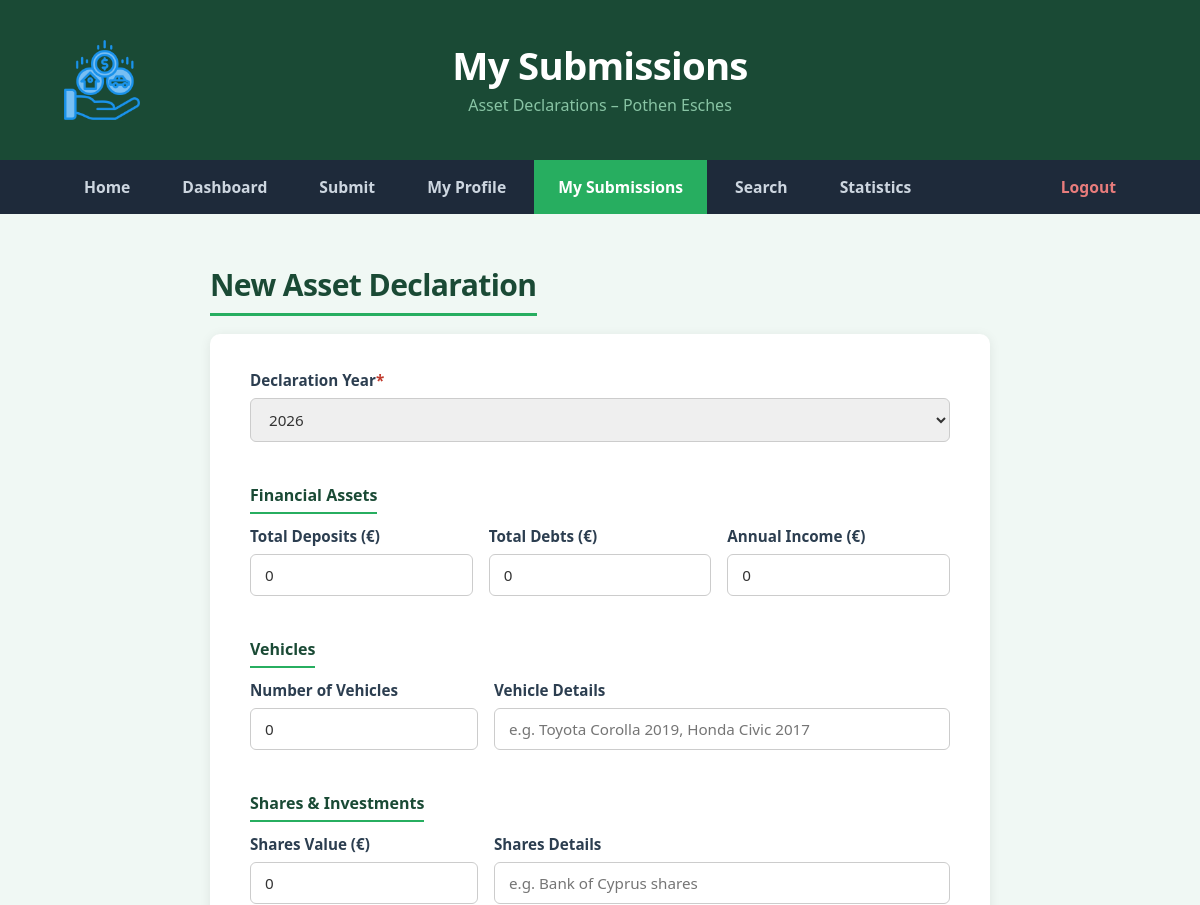
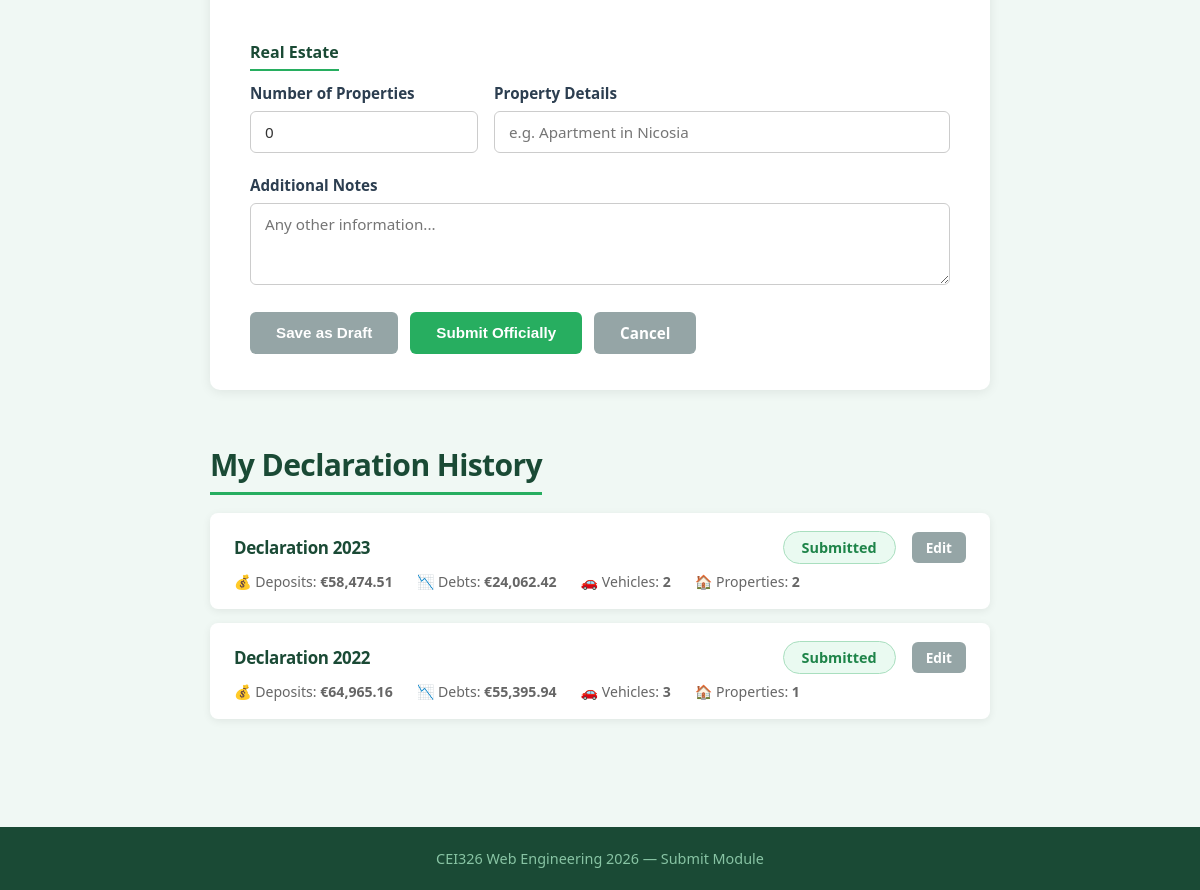
Screenshot of /modules/submit/my_submissions.php (signed in) with the database file from the repository (2 pictures, top to bottom).
### tables this page shows
CREATE TABLE IF NOT EXISTS asset_declarations (
    id INT UNSIGNED AUTO_INCREMENT PRIMARY KEY,
    politician_id INT UNSIGNED NOT NULL,
    year YEAR NOT NULL,
    status ENUM('draft','submitted') NOT NULL DEFAULT 'draft',
    total_deposits DECIMAL(15,2) DEFAULT 0.00,
    total_debts DECIMAL(15,2) DEFAULT 0.00,
    annual_income DECIMAL(15,2) DEFAULT 0.00,
    vehicles_count TINYINT UNSIGNED DEFAULT 0,
    vehicles_details TEXT DEFAULT NULL,
    shares_value DECIMAL(15,2) DEFAULT 0.00,
    shares_details TEXT DEFAULT NULL,
    real_estate_count TINYINT UNSIGNED DEFAULT 0,
    real_estate_details TEXT DEFAULT NULL,
    notes TEXT DEFAULT NULL,
    submitted_at DATETIME DEFAULT NULL,
    created_at DATETIME NOT NULL DEFAULT CURRENT_TIMESTAMP,
    updated_at DATETIME NOT NULL DEFAULT CURRENT_TIMESTAMP ON UPDATE CURRENT_TIMESTAMP,
    UNIQUE KEY uq_pol_year (politician_id, year),
    CONSTRAINT fk_decl_pol FOREIGN KEY (politician_id) REFERENCES politicians(id) ON DELETE CASCADE,
    INDEX idx_decl_year (year),
    INDEX idx_decl_status (status)
);

### modules/submit/my_submissions.php (the view, shortened to what this page needs)
<?php
require_once '../../includes/db.php';
$stmt = $pdo->prepare('SELECT * FROM politicians WHERE user_id = :uid');
$stmt->execute([':uid' => $_SESSION['user_id']]);
$politician = $stmt->fetch();
$declStmt = $pdo->prepare(
    'SELECT * FROM asset_declarations WHERE politician_id = :pid ORDER BY year DESC'
);
$declStmt->execute([':pid' => $politician['id']]);
$decls = $declStmt->fetchAll();
$editing = null;
$alreadySubmitted = $editing && $editing['status'] === 'submitted';
?>
<!DOCTYPE html>
<html lang="en">
<head>
  <link rel="stylesheet" href="style.css">
</head>
<body>
  <header id="page-header">
    <img class="header-logo" src="../../assets/images/assets.png" alt="logo" width="84" height="84">
    <div class="header-text">
      <h1>My Submissions</h1>
      <p class="subtitle">Asset Declarations &ndash; Pothen Esches</p>
    </div>
  </header>
  <nav id="main-nav">
    <a href="../../index.php" class="nav-link">Home</a>
    <a href="../dashboard/dashboard.php" class="nav-link">Dashboard</a>
    <a href="submit_dashboard.php" class="nav-link">Submit</a>
    <a href="my_profile.php" class="nav-link">My Profile</a>
    <a href="my_submissions.php" class="nav-link active">My Submissions</a>
    <a href="../search/search_dashboard.php" class="nav-link">Search</a>
    <a href="../search/statistics.php" class="nav-link">Statistics</a>
    <a href="../../auth/logout.php" class="nav-link nav-logout">Logout</a>
  </nav>
  <main>
    <section id="form-section">
      <h2><?= $editing ? 'Edit Declaration &ndash; ' . (int)$editing['year'] : 'New Asset Declaration' ?></h2>
      <div class="form-card">
        <form method="POST" action="my_submissions.php<?= $editing ? '?edit=' . (int)$editing['id'] : '' ?>" id="declaration-form">
          <div class="form-group">
            <label>Declaration Year<span style="color:#c0392b;">*</span></label>
            <select name="year" class="form-control" <?= $alreadySubmitted ? 'disabled' : '' ?>>
              <?php for ($y = (int)date('Y'); $y >= 2000; $y--): ?>
                <option value="<?= $y ?>" <?= ($editing['year'] ?? (int)date('Y')) == $y ? 'selected' : '' ?>><?= $y ?></option>
              <?php endfor; ?>
            </select>
          </div>
          <h3 style="font-size:1rem;color:#1a4a35;margin:20px 0 12px;border-bottom:2px solid #27ae60;padding-bottom:6px;display:inline-block;">Financial Assets</h3>
          <div style="display:grid;grid-template-columns:1fr 1fr 1fr;gap:16px;">
            <div class="form-group">
              <label>Total Deposits (&euro;)</label>
              <input type="number" name="total_deposits" class="form-control" step="0.01" min="0" value="<?= htmlspecialchars((string)($editing['total_deposits'] ?? '0')) ?>">
            </div>
            <div class="form-group">
              <label>Total Debts (&euro;)</label>
              <input type="number" name="total_debts" class="form-control" step="0.01" min="0" value="<?= htmlspecialchars((string)($editing['total_debts'] ?? '0')) ?>">
            </div>
            <div class="form-group">
              <label>Annual Income (&euro;)</label>
              <input type="number" name="annual_income" class="form-control" step="0.01" min="0" value="<?= htmlspecialchars((string)($editing['annual_income'] ?? '0')) ?>">
            </div>
          </div>
          <h3 style="font-size:1rem;color:#1a4a35;margin:20px 0 12px;border-bottom:2px solid #27ae60;padding-bottom:6px;display:inline-block;">Vehicles</h3>
          <div style="display:grid;grid-template-columns:1fr 2fr;gap:16px;">
            <div class="form-group">
              <label>Number of Vehicles</label>
              <input type="number" name="vehicles_count" class="form-control" min="0" value="<?= (int)($editing['vehicles_count'] ?? 0) ?>">
            </div>
            <div class="form-group">
              <label>Vehicle Details</label>
              <input type="text" name="vehicles_details" class="form-control" placeholder="e.g. Toyota Corolla 2019, Honda Civic 2017" value="<?= htmlspecialchars($editing['vehicles_details'] ?? '') ?>">
            </div>
          </div>
          <h3 style="font-size:1rem;color:#1a4a35;margin:20px 0 12px;border-bottom:2px solid #27ae60;padding-bottom:6px;display:inline-block;">Shares &amp; Investments</h3>
          <div style="display:grid;grid-template-columns:1fr 2fr;gap:16px;">
            <div class="form-group">
              <label>Shares Value (&euro;)</label>
              <input type="number" name="shares_value" class="form-control" step="0.01" min="0" value="<?= htmlspecialchars((string)($editing['shares_value'] ?? '0')) ?>">
            </div>
            <div class="form-group">
              <label>Shares Details</label>
              <input type="text" name="shares_details" class="form-control" placeholder="e.g. Bank of Cyprus shares" value="<?= htmlspecialchars($editing['shares_details'] ?? '') ?>">
            </div>
          </div>
          <h3 style="font-size:1rem;color:#1a4a35;margin:20px 0 12px;border-bottom:2px solid #27ae60;padding-bottom:6px;display:inline-block;">Real Estate</h3>
          <div style="display:grid;grid-template-columns:1fr 2fr;gap:16px;">
            <div class="form-group">
              <label>Number of Properties</label>
              <input type="number" name="real_estate_count" class="form-control" min="0" value="<?= (int)($editing['real_estate_count'] ?? 0) ?>">
            </div>
            <div class="form-group">
              <label>Property Details</label>
              <input type="text" name="real_estate_details" class="form-control" placeholder="e.g. Apartment in Nicosia" value="<?= htmlspecialchars($editing['real_estate_details'] ?? '') ?>">
            </div>
          </div>
          <div class="form-group">
            <label>Additional Notes</label>
            <textarea name="notes" class="form-control" rows="3" placeholder="Any other information..."><?= htmlspecialchars($editing['notes'] ?? '') ?></textarea>
          </div>
          <div class="form-actions">
            <button type="submit" name="action" value="save" class="btn btn-secondary">Save as Draft</button>
            <?php if (!$alreadySubmitted): ?>
              <button type="submit" name="action" value="submit_final" class="btn btn-primary" id="btn-submit-final">Submit Officially</button>
            <?php endif; ?>
            <a href="my_submissions.php" class="btn btn-secondary">Cancel</a>
          </div>
        </form>
      </div>
    </section>
    <section id="history-section">
      <h2>My Declaration History</h2>
      <?php if (empty($decls)): ?>
        <div class="info-panel"><p>No declarations yet. Use the form above to create your first asset declaration.</p></div>
      <?php else: ?>
        <div class="card-list">
          <?php foreach ($decls as $d): ?>
          <div class="card" style="flex-direction:column;align-items:flex-start;gap:8px;">
            <div style="display:flex;align-items:center;gap:16px;width:100%;">
              <h2 style="flex:1;color:#1a4a35;font-size:1.06rem;border:none;padding:0;margin:0;">Declaration <?= (int)$d['year'] ?></h2>
              <span class="status-<?= htmlspecialchars($d['status']) ?>"><?= ucfirst(htmlspecialchars($d['status'])) ?></span>
              <a href="my_submissions.php?edit=<?= (int)$d['id'] ?>" class="btn btn-secondary" style="padding:6px 14px;font-size:0.85rem;">Edit</a>
            </div>
            <div style="display:flex;gap:24px;font-size:0.88rem;color:#666;flex-wrap:wrap;">
              <span>💰 Deposits: <strong>&euro;<?= number_format((float)$d['total_deposits'], 2) ?></strong></span>
              <span>📉 Debts: <strong>&euro;<?= number_format((float)$d['total_debts'], 2) ?></strong></span>
              <span>🚗 Vehicles: <strong><?= (int)$d['vehicles_count'] ?></strong></span>
              <span>🏠 Properties: <strong><?= (int)$d['real_estate_count'] ?></strong></span>
            </div>
          </div>
          <?php endforeach; ?>
        </div>
      <?php endif; ?>
    </section>
  </main>
  <footer id="page-footer"><p>CEI326 Web Engineering 2026 &mdash; Submit Module</p></footer>
</body>
</html>

### modules/submit/style.css (style rules this page uses)
* { margin: 0; padding: 0; box-sizing: border-box; }
body { font-family: 'Segoe UI', Tahoma, Geneva, Verdana, sans-serif; background-color: #f0f8f4; color: #2c3e50; display: flex; flex-direction: column; min-height: 100vh; }
#page-header { background-color: #1a4a35; color: #ffffff; padding: 38px 60px; text-align: center; }
#page-header h1 { font-size: 2.4rem; line-height: 1.15; margin-bottom: 6px; letter-spacing: -0.02em; }
#page-header .subtitle { font-size: 1rem; line-height: 1.5; color: #88c4a4; }
#main-nav { background-color: #1e2a3a; display: flex; align-items: center; padding: 0 60px; gap: 4px; }
#main-nav .nav-link { display: inline-block; color: #cdd6e0; text-decoration: none; padding: 16px 24px; font-size: 0.98rem; font-weight: 600; transition: background-color 0.2s, color 0.2s; }
#main-nav .nav-link.active { background-color: #27ae60; color: #ffffff; }
main { max-width: 860px; margin: 52px auto; padding: 0 40px; flex: 1; width: 100%; }
#main-nav .nav-link.nav-logout { margin-left: auto; color: #e87c7c; }
main section { margin-bottom: 56px; }
main section h2 { font-size: 1.88rem; line-height: 1.25; color: #1a4a35; margin-bottom: 18px; padding-bottom: 9px; border-bottom: 3px solid #27ae60; display: inline-block; letter-spacing: -0.02em; }
.form-card { background-color: #ffffff; border-radius: 10px; padding: 36px 40px; box-shadow: 0 2px 12px rgba(0, 0, 0, 0.08); }
.form-group { margin-bottom: 22px; }
.form-group label { display: block; font-size: 0.95rem; font-weight: 600; color: #2c3e50; margin-bottom: 8px; }
.form-group .form-control { width: 100%; padding: 10px 14px; border: 1px solid #ccc; border-radius: 6px; font-size: 0.95rem; font-family: inherit; color: #333; transition: border-color 0.2s, box-shadow 0.2s; }
.form-group textarea.form-control { resize: vertical; }
.form-actions { display: flex; gap: 12px; margin-top: 8px; }
.btn { display: inline-block; padding: 11px 26px; border-radius: 6px; font-size: 0.95rem; font-weight: 600; cursor: pointer; border: none; text-decoration: none; transition: background-color 0.2s, transform 0.15s; }
.btn-primary { background-color: #27ae60; color: #ffffff; }
.btn-secondary { background-color: #95a5a6; color: #ffffff; }
.card-list { display: flex; flex-direction: column; gap: 14px; }
.card { background-color: #ffffff; border-radius: 8px; padding: 18px 24px; box-shadow: 0 2px 8px rgba(0, 0, 0, 0.07); display: flex; align-items: center; gap: 16px; transition: box-shadow 0.2s, transform 0.2s; }
#page-footer { background-color: #1a4a35; color: #88c4a4; text-align: center; padding: 22px 40px; font-size: 0.9rem; }
#page-header { background-color: #1a4a35; color: #ffffff; padding: 38px 60px; display: flex; align-items: center; position: relative; }
#page-header .header-text { position: absolute; left: 50%; transform: translateX(-50%); text-align: center; }
.status-submitted { display: inline-block; background-color: #eafaf1; color: #1e8449; border: 1px solid #a9dfbf; padding: 6px 18px; border-radius: 20px; font-weight: 700; font-size: 0.9rem; }

### rows the page displays
asset_declarations: year "2023", status "Submitted", total_deposits "58,474.51", total_debts "24,062.42", vehicles_count "2", real_estate_count "2"
asset_declarations: year "2022", status "Submitted", total_deposits "64,965.16", total_debts "55,395.94", vehicles_count "3", real_estate_count "1"

### other values shown
form field year "2026"
